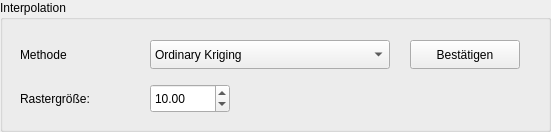
    <widget class="QGroupBox" name="groupBox_method_2">
     <property name="geometry">
      <rect>
       <x>10</x>
       <y>244</y>
       <width>551</width>
       <height>132</height>
      </rect>
     </property>
     <property name="title">
      <string>Interpolation</string>
     </property>
     <widget class="QLabel" name="label_boundary_3">
      <property name="geometry">
       <rect>
        <x>20</x>
        <y>40</y>
        <width>73</width>
        <height>29</height>
       </rect>
      </property>
      <property name="text">
       <string>Methode</string>
      </property>
     </widget>
     <widget class="QDoubleSpinBox" name="doubleSpinBox_cellsize">
      <property name="geometry">
       <rect>
        <x>150</x>
        <y>84</y>
        <width>80</width>
        <height>29</height>
       </rect>
      </property>
      <property name="value">
       <double>10.000000000000000</double>
      </property>
     </widget>
     <widget class="QComboBox" name="comboBox_method">
      <property name="geometry">
       <rect>
        <x>150</x>
        <y>40</y>
        <width>240</width>
        <height>29</height>
       </rect>
      </property>
      <item>
       <property name="text">
        <string>Ordinary Kriging</string>
       </property>
      </item>
     </widget>
     <widget class="QPushButton" name="pushButton_3">
      <property name="geometry">
       <rect>
        <x>410</x>
        <y>40</y>
        <width>110</width>
        <height>29</height>
       </rect>
      </property>
      <property name="text">
       <string>Bestätigen</string>
      </property>
     </widget>
     <widget class="QLabel" name="label_cellsize_2">
      <property name="geometry">
       <rect>
        <x>20</x>
        <y>84</y>
        <width>181</width>
        <height>29</height>
       </rect>
      </property>
      <property name="text">
       <string>Rastergröße:</string>
      </property>
     </widget>
    </widget>
